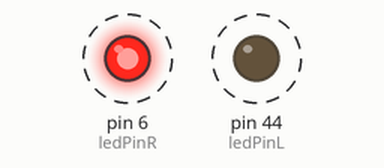
A sketch run on a simulated Arduino Mega 2560, built with avr-gcc and run on an emulated ATmega2560. Shown: output pins drawn as LEDs (lit = HIGH). Dashed ring = blinking.

Above: at 0.2 s.
Timing chart, 0 to 3.0 s (numbered marks = the images above):
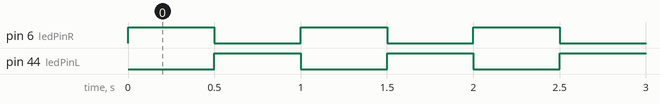

The sketch:

led_repeat.ino
```cpp
const int ledPinR = 6;
const int ledPinL = 44;

void setup() {
  // put your setup code here, to run once:
  pinMode(ledPinR, OUTPUT);
  pinMode(ledPinL, OUTPUT);
}
void loop() {
  // put your main code here, to run repeatedly:
  digitalWrite(ledPinR, HIGH);
  digitalWrite(ledPinL, LOW);
  delay(500);
  digitalWrite(ledPinL, HIGH);
  digitalWrite(ledPinR, LOW);
  delay(500);
}
```

Measured:
- by itself, pin 6 (ledPinR), pin 44 (ledPinL): alternates HIGH for 0.50 s and LOW for 0.50 s
